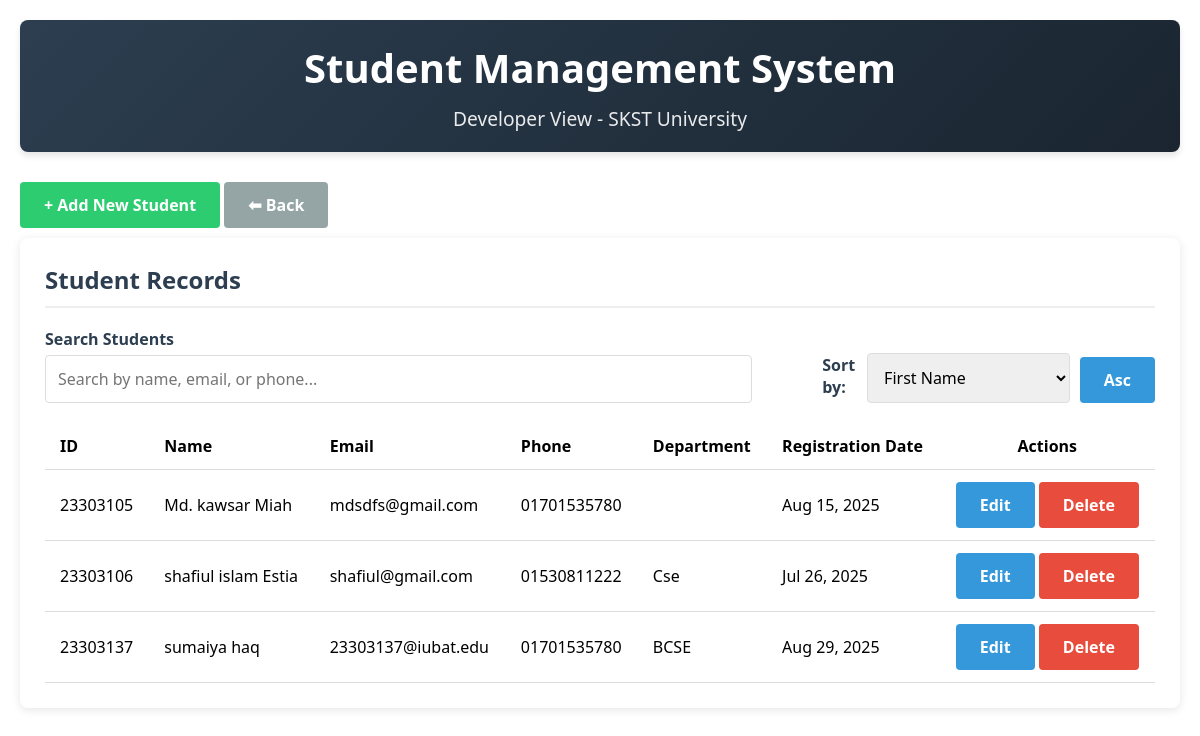
Before: /admin/student_dev.php with the older database file.
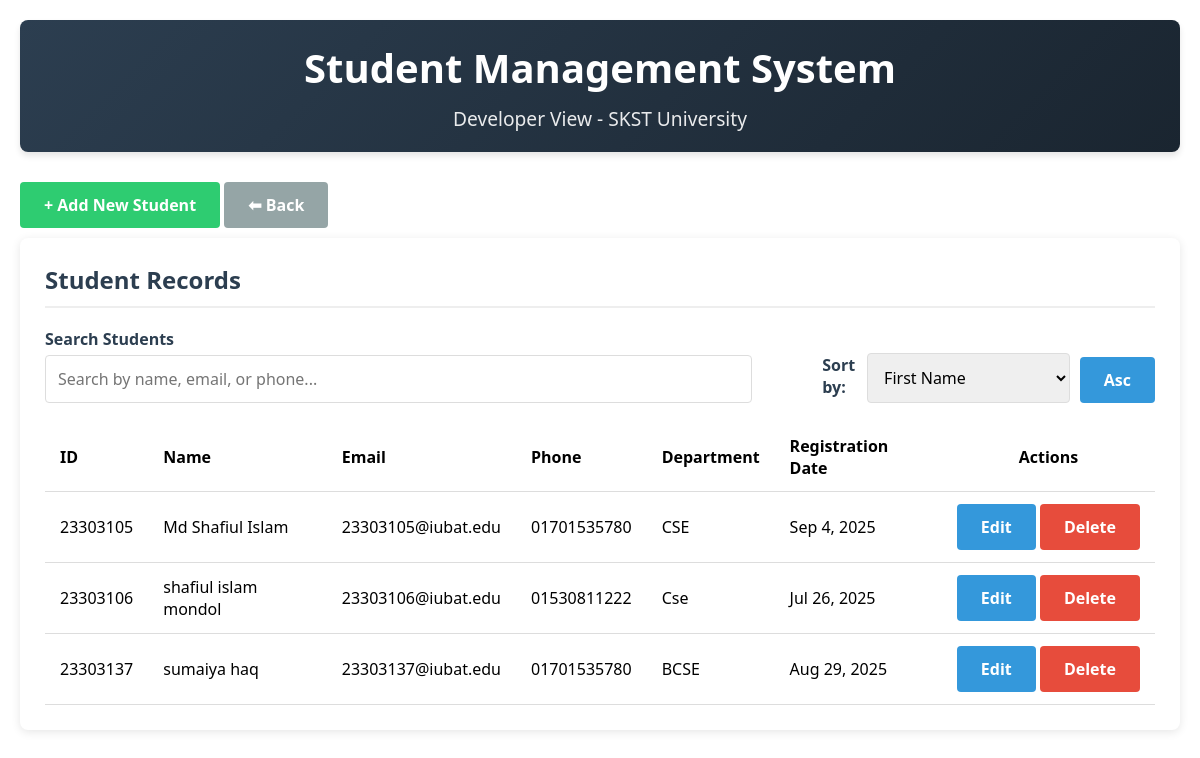
After: the same page with the newer database file.
### tables this page shows
CREATE TABLE `student_registration` (
  `id` int(11) NOT NULL,
  `first_name` varchar(50) DEFAULT NULL,
  `last_name` varchar(50) DEFAULT NULL,
  `father_name` varchar(100) DEFAULT NULL,
  `mother_name` varchar(100) DEFAULT NULL,
  `date_of_birth` date DEFAULT NULL,
  `guardian_phone` varchar(20) DEFAULT NULL,
  `student_phone` varchar(20) DEFAULT NULL,
  `email` varchar(100) DEFAULT NULL,
  `password` varchar(200) NOT NULL,
  `key` int(11) NOT NULL,
  `last_exam` varchar(30) DEFAULT NULL,
  `board` varchar(50) DEFAULT NULL,
  `other_board` varchar(100) DEFAULT NULL,
  `year_of_passing` year(4) DEFAULT NULL,
  `institution_name` varchar(100) DEFAULT NULL,
  `result` varchar(20) DEFAULT NULL,
  `subject_group` varchar(30) DEFAULT NULL,
  `gender` enum('male','female') DEFAULT NULL,
  `blood_group` enum('A+','A-','B+','B-','O+','O-','AB+','AB-') DEFAULT NULL,
  `nationality` varchar(50) DEFAULT NULL,
  `religion` varchar(30) DEFAULT NULL,
  `present_address` text DEFAULT NULL,
  `permanent_address` text DEFAULT NULL,
  `department` varchar(50) DEFAULT NULL,
  `photo_path` varchar(255) DEFAULT NULL,
  `signature_path` varchar(255) DEFAULT NULL,
  `submission_date` timestamp NOT NULL DEFAULT current_timestamp()
);

### admin/student_dev.php (the view, shortened to what this page needs)
<?php
$host = 'localhost';
$dbname = 'skst_university';
$username = 'root';
$password = '';
try {
    $pdo = new PDO("mysql:host=$host;dbname=$dbname;charset=utf8", $username, $password);
    $pdo->setAttribute(PDO::ATTR_ERRMODE, PDO::ERRMODE_EXCEPTION);
} catch(PDOException $e) {
    die("Connection failed: " . $e->getMessage());
}
$search = $_GET['search'] ?? '';
$sort = $_GET['sort'] ?? 'id';
$order = $_GET['order'] ?? 'ASC';
$sql = "SELECT * FROM student_registration
        WHERE first_name LIKE :search OR last_name LIKE :search OR email LIKE :search
        OR father_name LIKE :search OR student_phone LIKE :search
        ORDER BY $sort $order";
$stmt = $pdo->prepare($sql);
$stmt->execute(['search' => "%$search%"]);
$students = $stmt->fetchAll(PDO::FETCH_ASSOC);
?>
<!DOCTYPE html>
<html lang="en">
<head>
</head>
<body>
    <div class="container">
        <header>
            <h1>Student Management System</h1>
            <p class="subtitle">Developer View - SKST University</p>
        </header>
        <button id="toggleFormBtn" class="btn btn-success" style="margin-bottom: 10px;">+ Add New Student</button>
        <button class="btn btn-secondary" onclick="history.back()">⬅ Back</button>
        <div class="card">
            <h2 class="card-title">Student Records</h2>
            <div class="search-sort">
                <div class="search-box">
                    <form method="GET">
                        <label for="search">Search Students</label>
                        <input type="text" id="search" name="search" placeholder="Search by name, email, or phone..." value="<?php echo htmlspecialchars($search); ?>">
                    </form>
                </div>
                <div class="sort-options">
                    <label for="sort">Sort by:</label>
                    <select id="sort" onchange="window.location.href='?search=<?php echo urlencode($search); ?>&sort='+this.value+'&order=<?php echo $order === 'ASC' ? 'DESC' : 'ASC'; ?>'">
                        <option value="first_name" <?php echo $sort === 'first_name' ? 'selected' : ''; ?>>First Name</option>
                    </select>
                    <button class="btn" onclick="window.location.href='?search=<?php echo urlencode($search); ?>&sort=<?php echo $sort; ?>&order=<?php echo $order === 'ASC' ? 'DESC' : 'ASC'; ?>'">
                        <?php echo $order === 'ASC' ? 'Asc' : 'Desc'; ?>
                    </button>
                </div>
            </div>
            <table>
                <thead>
                    <tr>
                        <th>ID</th>
                        <th>Name</th>
                        <th>Email</th>
                        <th>Phone</th>
                        <th>Department</th>
                        <th>Registration Date</th>
                        <th style="text-align:center">Actions</th>
                    </tr>
                </thead>
                <tbody>
                    <?php if (count($students) > 0): ?>
                        <?php foreach ($students as $s): ?>
                            <tr>
                                <td><?php echo $s['id']; ?></td>
                                <td><?php echo htmlspecialchars($s['first_name'] . ' ' . $s['last_name']); ?></td>
                                <td><?php echo htmlspecialchars($s['email']); ?></td>
                                <td><?php echo htmlspecialchars($s['student_phone']); ?></td>
                                <td><?php echo htmlspecialchars($s['department']); ?></td>
                                <td><?php echo date('M j, Y', strtotime($s['submission_date'])); ?></td>
                                <td class="actions-cell">
                                    <form method="POST">
                                        <button type="submit" class="btn">Edit</button>
                                    </form>
                                    <form method="POST" onsubmit="return confirm('Are you sure you want to delete this student record?');">
                                        <button type="submit" class="btn btn-danger">Delete</button>
                                    </form>
                                </td>
                            </tr>
                        <?php endforeach; ?>
                    <?php else: ?>
                        <tr>
                            <td colspan="7" style="text-align: center;">No student records found.</td>
                        </tr>
                    <?php endif; ?>
                </tbody>
            </table>
        </div>
    </div>
</body>
</html>

Changed rows visible on the page:
changed student_registration id 23303105: first_name+last_name "Md. kawsar Miah" → "Md Shafiul Islam"; email "mdsdfs@gmail.com" → "23303105@iubat.edu"; department (not shown) → "CSE"; submission_date "Aug 15, 2025" → "Sep 4, 2025"
changed student_registration "Cse": first_name+last_name "shafiul islam Estia" → "shafiul islam mondol"; email "shafiul@gmail.com" → "23303106@iubat.edu"
